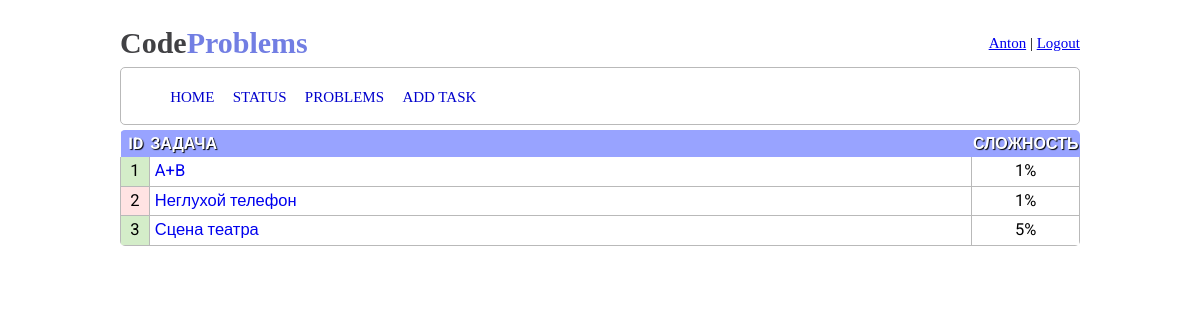
Page /problemset/list/1/ (signed in) on the committed database.
### data/all_models.py (models this page shows, shortened)
class User(SqlAlchemyBase, UserMixin, SerializerMixin):
    __tablename__ = 'users'
    id = sqlalchemy.Column(sqlalchemy.Integer,
                           primary_key=True, autoincrement=True)
    nickname = sqlalchemy.Column(sqlalchemy.String, nullable=True)
    email = sqlalchemy.Column(sqlalchemy.String, unique=True, nullable=True)
    hashed_password = sqlalchemy.Column(sqlalchemy.String, nullable=True)
    packages = orm.relation("Packages", back_populates='user')
    role = sqlalchemy.Column(sqlalchemy.Integer, default=0)

class Problem(SqlAlchemyBase):
    __tablename__ = 'problems'
    id = sqlalchemy.Column(sqlalchemy.Integer, primary_key=True)
    title = sqlalchemy.Column(sqlalchemy.String(255), unique=False, nullable=False)
    memory = sqlalchemy.Column(sqlalchemy.Integer, unique=False, nullable=False)
    time = sqlalchemy.Column(sqlalchemy.Integer, unique=False, nullable=False)
    difficulty = sqlalchemy.Column(sqlalchemy.Integer, unique=False, nullable=False)
    condition = sqlalchemy.Column(sqlalchemy.Text(), unique=False, nullable=False)
    inp = sqlalchemy.Column(sqlalchemy.Text(), unique=False, nullable=False)
    output = sqlalchemy.Column(sqlalchemy.Text(), unique=False, nullable=False)
    col_examples = sqlalchemy.Column(sqlalchemy.Integer(), unique=False, nullable=False, default=2)

### app.py (the view)
@app.route("/problemset/list/<num>/")
def problemset(num):
    n = int(num)
    session = create_session()
    if current_user.is_authenticated:
        solved_by_user = set(int(el.problem) for el in
                          session.query(Packages).filter(Packages.user_id == current_user.id,
                                                         Packages.status == 'ac').all())
        unsolved_by_user = set(int(el.problem) for el in
                          session.query(Packages).filter(Packages.user_id == current_user.id,
                                                         ((Packages.status.like('WA%')) |
                                                         (Packages.status.like('ML%')) |
                                                         (Packages.status.like('TL%')) |
                                                         (Packages.status == 'ce'))).all())
        unsolved_by_user = unsolved_by_user - solved_by_user
        print(unsolved_by_user)
    else:
        solved_by_user = []
        unsolved_by_user = []
    arr = session.query(Problem).all()[(n - 1) * COL_PROBLEMS_ONE_PAGE:n * COL_PROBLEMS_ONE_PAGE]
    content = [(el.id, el.title, el.difficulty) for el in arr]
    return render_template("problemset.html", content_table=content, solved_by_user=solved_by_user,
                           unsolved_by_user=unsolved_by_user)

### app.py (called while the page is built)
@login_manager.user_loader
def load_user(user_id):
    session = create_session()
    return session.query(User).get(user_id)

### data/db_session.py (called while the page is built)
def create_session() -> Session:
    global __factory
    return __factory()

### templates/problemset.html
{% extends 'index.html' %}
{% block content %}
        <table class="table-problemset">
            <thead class="problemset-table-head">
                    <tr class="tr-head">
                        <td class="td-head td-fist">ID</td>
                        <td class="td-head">Задача</td>
                        <td class="td-head td-diff">Сложность</td>
                    </tr>
            </thead>
            {% for el in content_table%}
                <tr class="tr-table">
                    {% if el[0] in solved_by_user %}
                        <td class="td-table problem-id solved">{{ el[0] }}</td>
                    {% elif el[0] in unsolved_by_user %}
                        <td class="td-table problem-id unsolved">{{ el[0] }}</td>
                    {% else %}
                        <td class="td-table problem-id">{{ el[0] }}</td>
                    {% endif %}
                    <td class="td-table problem-name"><a href="/problemset/{{el[0]}}">{{ el[1] }}</a></td>
                    <td class="td-table problem-difficulty">{{ el[2] }}%</td>
                </tr>
            {% endfor %}
        </table>
{% endblock %}
{% block admin %}
    {% if current_user.is_authenticated and current_user.role == 1 %}
    <li><a class="menu-element" href="/add">Add Task</a></li>
    {% endif %}
{% endblock %}

### templates/index.html (shortened to what this page needs)
<!DOCTYPE html>
<html lang="en">
<head>
    <link rel="stylesheet" href="/static/style.css">
</head>
<body>
    <div class="main">
        <div class="header">
            <a class="a__head_logo" href="/"><h2><span class=h2__header__part1>Code</span><span class=h2__header__part2>Problems</span></h2></a>
            {% if current_user.is_authenticated %}
            <div>
                <a href="/profile/{{ current_user.nickname }}">{{ current_user.nickname }}</a>
                |
                <a href="/logout">Logout</a>
            </div>
            {% else %}
            <div>
                <a href="/login">Login</a>
                |
                <a href="/register">Register</a>
            </div>
            {% endif %}
        </div>
        <div class="brd">
            <ul class="menu-list">
                <li><a class="menu-element" href="/">Home</a></li>
                <li><a class="menu-element" href="/status/">Status</a></li>
                <li><a class="menu-element" href="/problemset/list/1/">Problems</a></li>
                {% block admin %}
                {% endblock %}
            </ul>
       </div>
        {% block content %}
        {% endblock %}
    </div>
</body>
</html>

### static/style.css (style rules this page uses)
*, *::after, *::before { box-sizing: border-box; }
h1, h2, h3, h4, h6, p, a { margin: 0; }
td { font-family: 'Roboto', sans-serif; font-size: 1.1em; }
body { margin: 0; line-height: 1.6; font-size: 15px; }
.main { width: 100%; max-width: 80%; margin: 0 auto; }
.header { margin-top:2%; display: flex; justify-content: space-between; align-items: center; }
.a__head_logo { text-decoration: none; font-size: 20px; }
.h2__header__part1 { color: #414144 }
.h2__header__part2 { color: #727ee3; }
.menu-list { display: flex; }
.menu-list li { margin: 0 1%; text-transform: uppercase; list-style: none; }
.menu-element { position: relative; text-decoration: none; vertical-align: middle; color: #0000cc; }
.menu-element:after { content: ""; display: block; width: 100%; height: 3px; background-color: #0000cc; opacity: 0; position: absolute; top: 100%; z-index: 1; transition: opacity .1s linear; }
.brd { border: 1px solid rgb(185, 185, 185); position: relative; border-radius: 5px; }
.problem-test-table, .table-problemset { margin: 5px auto 0; width: 100%; border-radius: 5px; overflow: hidden; border-collapse: collapse; }
.td-table { border-left: 1px solid rgb(185, 185, 185); border-right: 1px solid rgb(185, 185, 185); border-bottom: 1px solid rgb(185, 185, 185); }
.tr-head { background: #98a3ff; }
.td-head { text-transform: uppercase; font-size: 12pt; font-weight: bold; color:white; text-shadow: 1px 1px 1px #000; }
.td-fist { text-align: center; padding-left: 3px; }
.td-diff { text-align: center; }
.problem-id { width: 3%; text-align: center; max-width: 20px; margin: 0 auto }
.solved { background-color: #d4edc9; }
.unsolved { background-color: #ffe3e3; }
.table-problemset { margin: 5px auto 0; max-width: 100%; }
.problem-difficulty { width: 10%; max-width: 100px; text-align: center; }
.problem-name { padding-left: 5px; }
.problem-name a { text-decoration: none; }

### rows in the picture
User: nickname "Anton"
Problem: id "1", title "A+B", el "1"
Problem: id "2", title "Неглухой телефон", el "1"
Problem: id "3", title "Сцена театра", difficulty "5"
